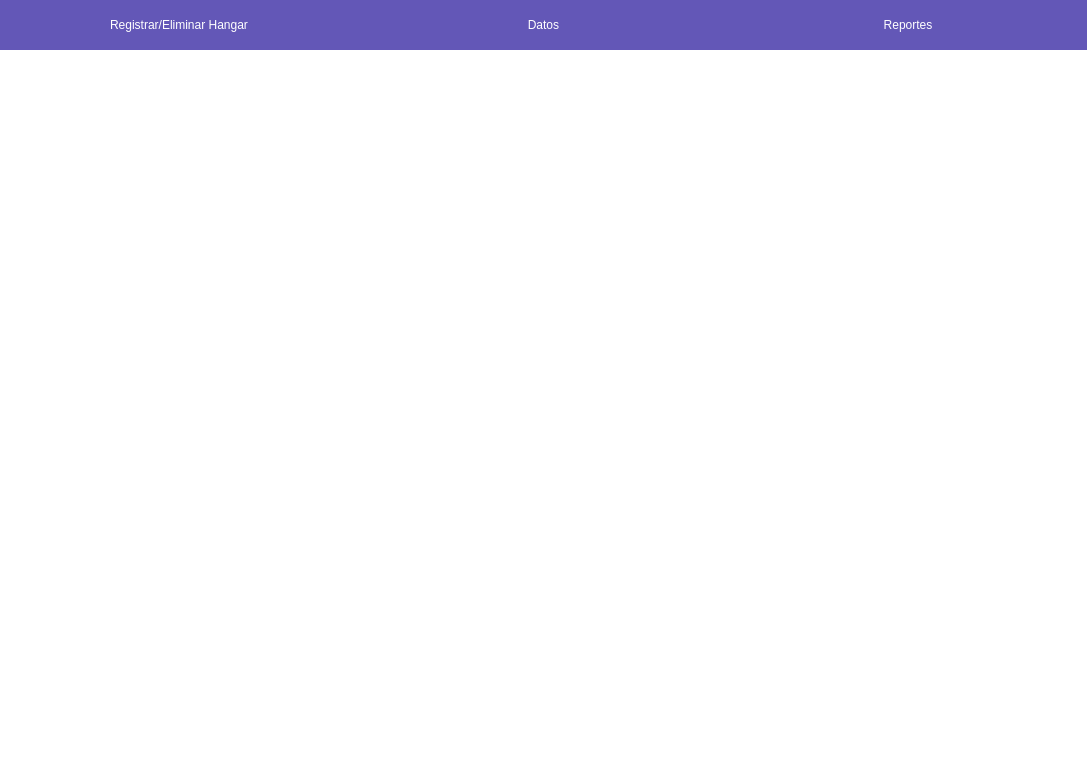
<?xml version="1.0" encoding="UTF-8"?>
<ui version="4.0">
 <class>Form</class>
 <widget class="QWidget" name="Form">
  <property name="geometry">
   <rect>
    <x>0</x>
    <y>0</y>
    <width>1087</width>
    <height>761</height>
   </rect>
  </property>
  <property name="windowTitle">
   <string>Form</string>
  </property>
  <property name="styleSheet">
   <string notr="true">background-color: rgb(255, 255, 255);</string>
  </property>
  <layout class="QVBoxLayout">
   <property name="spacing">
    <number>0</number>
   </property>
   <property name="sizeConstraint">
    <enum>QLayout::SetMaximumSize</enum>
   </property>
   <property name="leftMargin">
    <number>0</number>
   </property>
   <property name="topMargin">
    <number>0</number>
   </property>
   <property name="rightMargin">
    <number>0</number>
   </property>
   <property name="bottomMargin">
    <number>0</number>
   </property>
   <item>
    <widget class="QWidget" name="widget_2" native="true">
     <property name="minimumSize">
      <size>
       <width>0</width>
       <height>50</height>
      </size>
     </property>
     <property name="maximumSize">
      <size>
       <width>16777215</width>
       <height>50</height>
      </size>
     </property>
     <property name="styleSheet">
      <string notr="true">QWidget
{
    background-color: #6357B7;
    border-radius: 0px 0px 15px 15px;
}

QPushButton
{
    color: white;
    background-color: #6357B7;
    border-radius: 15px;
    font: 14pt &quot;Bahnschrift&quot;;
}

QPushButton:disabled
{
    color: #6357B7;
    background-color: white;
    border-radius: 0px;
}
</string>
     </property>
     <layout class="QHBoxLayout" name="horizontalLayout">
      <property name="leftMargin">
       <number>0</number>
      </property>
      <property name="topMargin">
       <number>0</number>
      </property>
      <property name="rightMargin">
       <number>0</number>
      </property>
      <property name="bottomMargin">
       <number>0</number>
      </property>
      <item>
       <widget class="QPushButton" name="RegistrarHangar">
        <property name="minimumSize">
         <size>
          <width>0</width>
          <height>50</height>
         </size>
        </property>
        <property name="text">
         <string>Registrar/Eliminar Hangar</string>
        </property>
       </widget>
      </item>
      <item>
       <widget class="QPushButton" name="DatosHangar">
        <property name="minimumSize">
         <size>
          <width>0</width>
          <height>50</height>
         </size>
        </property>
        <property name="text">
         <string>Datos</string>
        </property>
       </widget>
      </item>
      <item>
       <widget class="QPushButton" name="ReporteHangar">
        <property name="minimumSize">
         <size>
          <width>0</width>
          <height>50</height>
         </size>
        </property>
        <property name="text">
         <string>Reportes</string>
        </property>
       </widget>
      </item>
     </layout>
    </widget>
   </item>
   <item>
    <widget class="QStackedWidget" name="stackedWidget">
     <property name="styleSheet">
      <string notr="true">QWidget
{
    background-color: white;
}

QPushButton
{
    color: white;
    background-color: #6357B7;
    border-radius: 15px;
    font: 14pt &quot;Bahnschrift&quot;;
}

QPushButton:Pressed
{
    background-color: #C397E4;
}

QPushButton:disabled
{
    color: #6357B7;
    background-color: white;
    border-radius: 0px;
}

QLineEdit
{
    color: #6357B7;
    background-color: white;
    border : 2px solid #6357B7;
    border-radius: 15px;
    font: 10pt &quot;Bahnschrift&quot;;
    border: 1px solid #6357B7;
    padding: 10px;
}

QLabel
{
    background-color: transparent;
    color: #6357B7;
    font: 12pt &quot;Bahnschrift&quot;;
}</string>
     </property>
    </widget>
   </item>
  </layout>
 </widget>
 <resources/>
 <connections/>
</ui>
